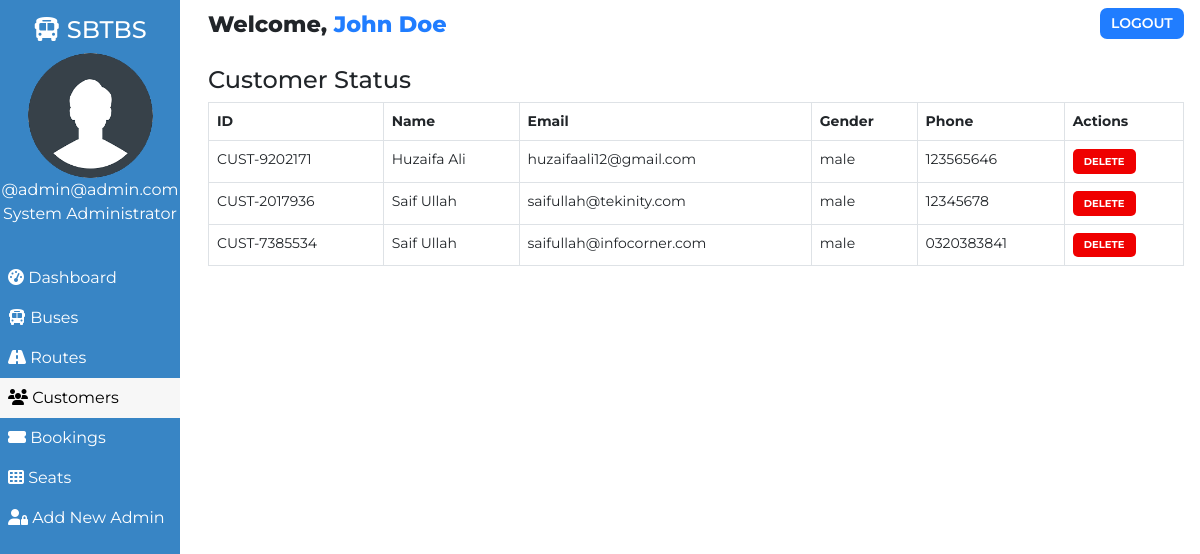
Page /admin/customer.php (signed in) on the committed database.
### tables this page shows
CREATE TABLE `users` (
  `user_id` int(11) NOT NULL,
  `fullname` varchar(255) NOT NULL,
  `user_name` varchar(30) NOT NULL,
  `user_password` varchar(255) NOT NULL,
  `user_created` datetime NOT NULL DEFAULT current_timestamp()
);

CREATE TABLE `customers` (
  `id` int(100) NOT NULL,
  `customer_id` varchar(255) NOT NULL,
  `name` varchar(30) NOT NULL,
  `email` varchar(255) NOT NULL,
  `gender` varchar(255) NOT NULL,
  `phone` varchar(50) NOT NULL,
  `password` varchar(255) NOT NULL,
  `customer_created` datetime NOT NULL DEFAULT current_timestamp()
);

### admin/customer.php (the view, shortened to what this page needs)
<!DOCTYPE html>
<html lang="en">
<head>
    <link href="https://cdn.jsdelivr.net/npm/bootstrap@5.0.1/dist/css/bootstrap.min.css" rel="stylesheet">
    <?php
        $page="customer";
    ?>
</head>
<body>
    <?php require '../assets/partials/_admin-header.php';?>
        <?php
            $resultSql = "SELECT * FROM `customers` ORDER BY customer_created DESC";
            $resultSqlResult = mysqli_query($conn, $resultSql);
            if(!mysqli_num_rows($resultSqlResult)){ ?>
                <div class="container mt-4">
                    <div id="noCustomers" class="alert alert-dark " role="alert">
                        <h1 class="alert-heading">No Customers Found!!</h1>
                        <p class="fw-light">Be the first person to add one!</p>
                        <hr>
                        <div id="addCustomerAlert" class="alert alert-success" role="alert">
                                Click on <button id="add-button" class="button btn-sm"type="button"data-bs-toggle="modal" data-bs-target="#addModal">ADD <i class="fas fa-plus"></i></button> to add a customer!
                        </div>
                    </div>
                </div>
            <?php }
            else { ?>
            <section id="customer">
                <div id="head">
                    <h4>Customer Status</h4>
                </div>
                <div id="customer-results">
                    <table class="table table-hover table-bordered">
                        <thead>
                            <th>ID</th>
                            <th>Name</th>
                            <th>Email</th>
                            <th>Gender</th>
                            <th>Phone</th>
                            <th>Actions</th>
                        </thead>
                        <?php
                            while($row = mysqli_fetch_assoc($resultSqlResult))
                            {
                                $id = $row["id"];
                                $customer_id = $row["customer_id"];
                                $name = $row["name"];
                                $email = $row["email"];
                                $gender = $row["gender"];
                                $phone = $row["phone"];
                        ?>
                        <tr>
                            <td>
                                <?php
                                    echo $customer_id;
                                ?>
                            </td>
                            <td>
                                <?php
                                    echo $name;
                                ?>
                            </td>
                            <td>
                                <?php
                                    echo $email;
                                ?>
                            </td>
                            <td>
                                <?php
                                    echo $gender;
                                ?>
                            </td>
                            <td>
                                <?php
                                    echo $phone;
                                ?>
                            </td>
                            <td>
                                            <button class="button delete-button" data-bs-toggle="modal" data-bs-target="#deleteModal" data-id="<?php
                                                echo $id;?>">Delete</button>
                            </td>
                        </tr>
                    <?php
                        }
                    ?>
                    </table>
                </div>
            </section>
            <?php } ?>
        </div>
    </main>
</body>
</html>

### assets/partials/_admin-header.php (shortened to what this page needs)
<?php
    $conn = db_connect();
    $user_id = $_SESSION['user_id'];
    $sql = "SELECT * FROM users WHERE user_id = $user_id";
    $result = mysqli_query($conn, $sql);
    if($row = mysqli_fetch_assoc($result))
    {
        $user_fullname = $row["fullname"];
        $user_name = $row["user_name"];
    }
?>
    <main id="container">
        <div id="sidebar">
            <h4><i class="fas fa-bus"></i> SBTBS</h4>
            <div>
                <img class="adminDp" src="../assets/img/userav-min.png" height="125px" alt="Admin Profile Pic">
                <p>
                    <?php  echo '@'.$user_name;  ?>
                </p>
                <p>System Administrator</p>
            </div>
            <ul id="options">
                <li class="option <?php if($page=='dashboard'){ echo 'active';}?>">
                    <a href="./dashboard.php">
                    <i class="fas fa-tachometer-alt"></i> Dashboard
                    </a>
                </li>
                <li class="option <?php if($page=='bus'){ echo 'active';}?>">
                    <a href="./bus.php">
                    <i class="fas fa-bus"></i> Buses
                    </a>
                </li>
                <li class="option <?php if($page=='route'){ echo 'active';}?>">
                    <a href="./route.php">
                    <i class="fas fa-road"></i> Routes
                    </a>
                </li>
                <li class="option <?php if($page=='customer'){ echo 'active';}?>">
                    <a href="./customer.php">
                    <i class="fas fa-users"></i> Customers
                    </a>
                </li>
                <li class="option <?php if($page=='booking'){ echo 'active';}?>">
                    <a href="./booking.php">
                    <i class="fas fa-ticket-alt"></i> Bookings
                    </a>
                </li>
                <li class="option <?php if($page=='seat'){ echo 'active';}?>">
                    <a href="./seat.php">
                    <i class="fas fa-th"></i> Seats
                    </a>
                </li>
                <li class="option <?php if($page=='signup'){ echo 'active';}?>">
                    <a href="./signup.php">
                    <i class="fas fa-user-lock"></i> Add New Admin
                    </a>
                </li>
            </ul>
        </div>
        <div id="main-content">
            <section id="welcome">
                <ul>
                    <li class="welcome-item">Welcome,
                        <span id="USER">
                            <?php
                                echo $user_fullname;
                            ?>
                        </span>
                    </li>
                    <li class="welcome-item">
                        <button id="logout" class="btn-sm">
                            <a href="../assets/partials/_logout.php">LOGOUT</a>
                        </button>
                    </li>
                </ul>
            </section>

### assets/styles/admin.php (style rules this page uses)
body { margin: 0; box-sizing: border-box; font-family: 'Montserrat', sans-serif; background-color: white; }
html { scroll-behavior: smooth; }
*, *::after, *::before { box-sizing: inherit; }
#USER { color: #207DFF; }
.adminDp { border-radius: 50%; }
#welcome { background-color: white; }
#welcome ul { display: flex; justify-content: space-between; list-style-type: none; padding: 0; margin: 0; }
#welcome li { margin: 0 1rem; padding: 0.5rem 0; }
#welcome li:first-child { font-weight: 800; font-size: 1.4rem; }
#logout { padding: 0.3rem 0.7rem; background-color: #207DFF; font-weight: 600; outline: none; border: none; border-radius: 7px; }
#logout a { color: white; text-decoration: none; }
@media only screen and (min-width:1000px) { #sidebar { text-align: center; background-color: #3885c5; color: white; width: 15%; position: fixed; top: 0%; padding-top: 1rem; z-index: 2; height: 100vh; } }
@media only screen and (min-width:1000px) { #sidebar p { margin: 0; } }
@media only screen and (min-width:1000px) { #sidebar ul { margin-top: 2rem; } }
@media only screen and (min-width:1000px) { #options { list-style-type: none; text-align: left; padding-left: 0; } }
@media only screen and (min-width:1000px) { .option a { display: block; padding: 0.5rem; text-decoration: none; color: inherit; } }
@media only screen and (min-width:1000px) { .active { background-color:#f7f7f7; color:black; } }
@media only screen and (min-width:1000px) { #main-content { margin-left: 16%; } }

### assets/styles/admin-options.php (style rules this page uses)
* { font-family: Montserrat; }
#booking #head, #customer #head, #route #head, #seat #head, #bus #head { padding-top: 1rem; }
#booking, #customer, #route, #bus, #seat { padding: 0 1rem; }
#booking-results button, #customer-results button, #route button, #bus-results button { border-radius: 5px; }
.button { border: none; font-weight: bold; text-transform: uppercase; }
table { font-size: 14px; }
#bus .edit-button, #bus .delete-button, #route .edit-button, #route .delete-button, #customer .edit-button, #customer .delete-button { padding: 0.3rem 0.7rem; }
table th,td { padding-left: 0.3rem; }
table button { color: white; }
.delete-button { background-color: #EF0000; }
.edit-button, .delete-button { font-size: 10px }

### rows in the picture
users: user_name "admin@admin.com", fullname "John Doe"
customers: customer "CUST-9202171", name "Huzaifa Ali", email "huzaifaali12@gmail.com", gender "male", phone "123565646"
customers: customer "CUST-2017936", name "Saif Ullah", email "saifullah@tekinity.com", gender "male", phone "12345678"
customers: customer "CUST-7385534", name "Saif Ullah", email "saifullah@infocorner.com", gender "male", phone "0320383841"
